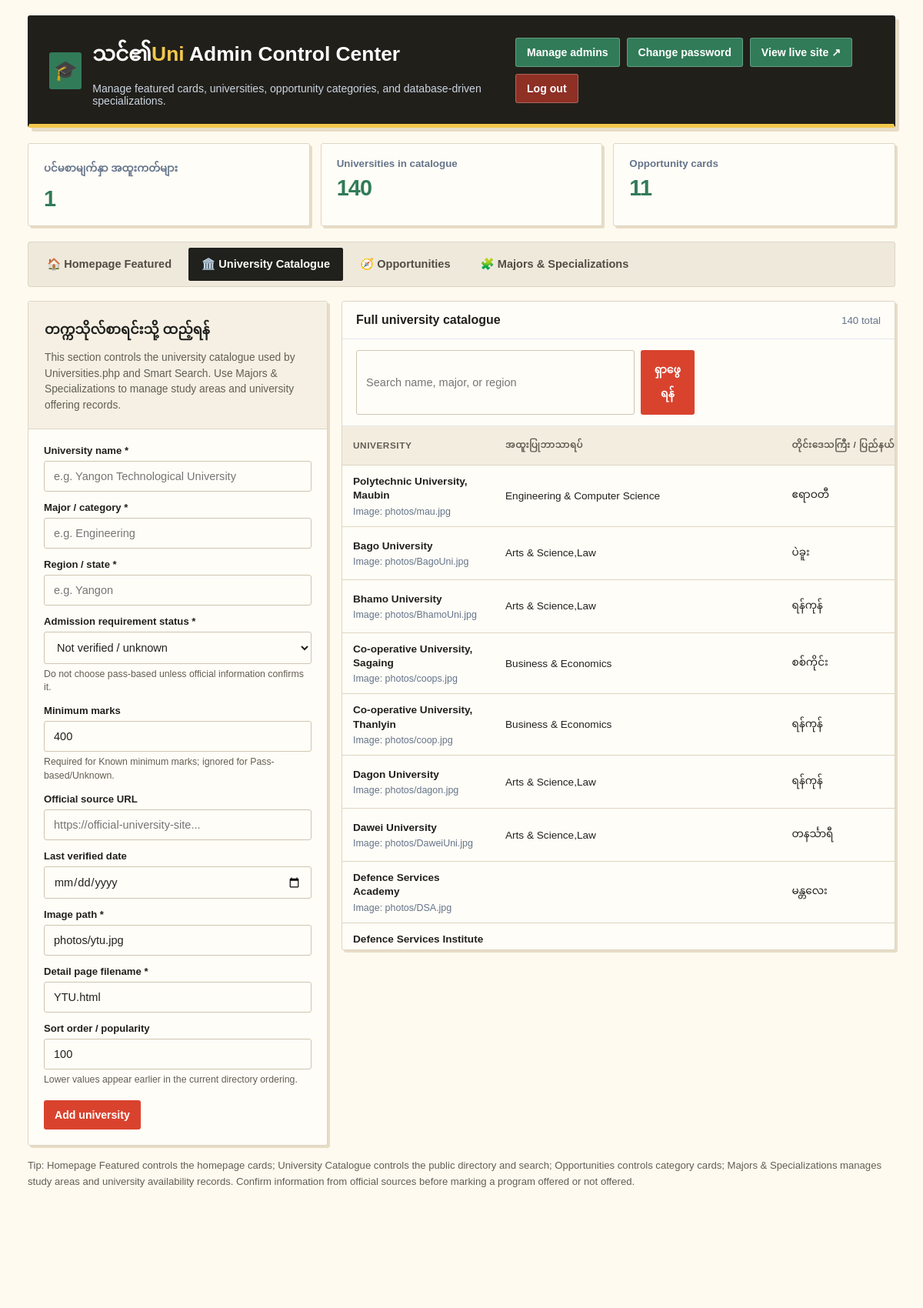
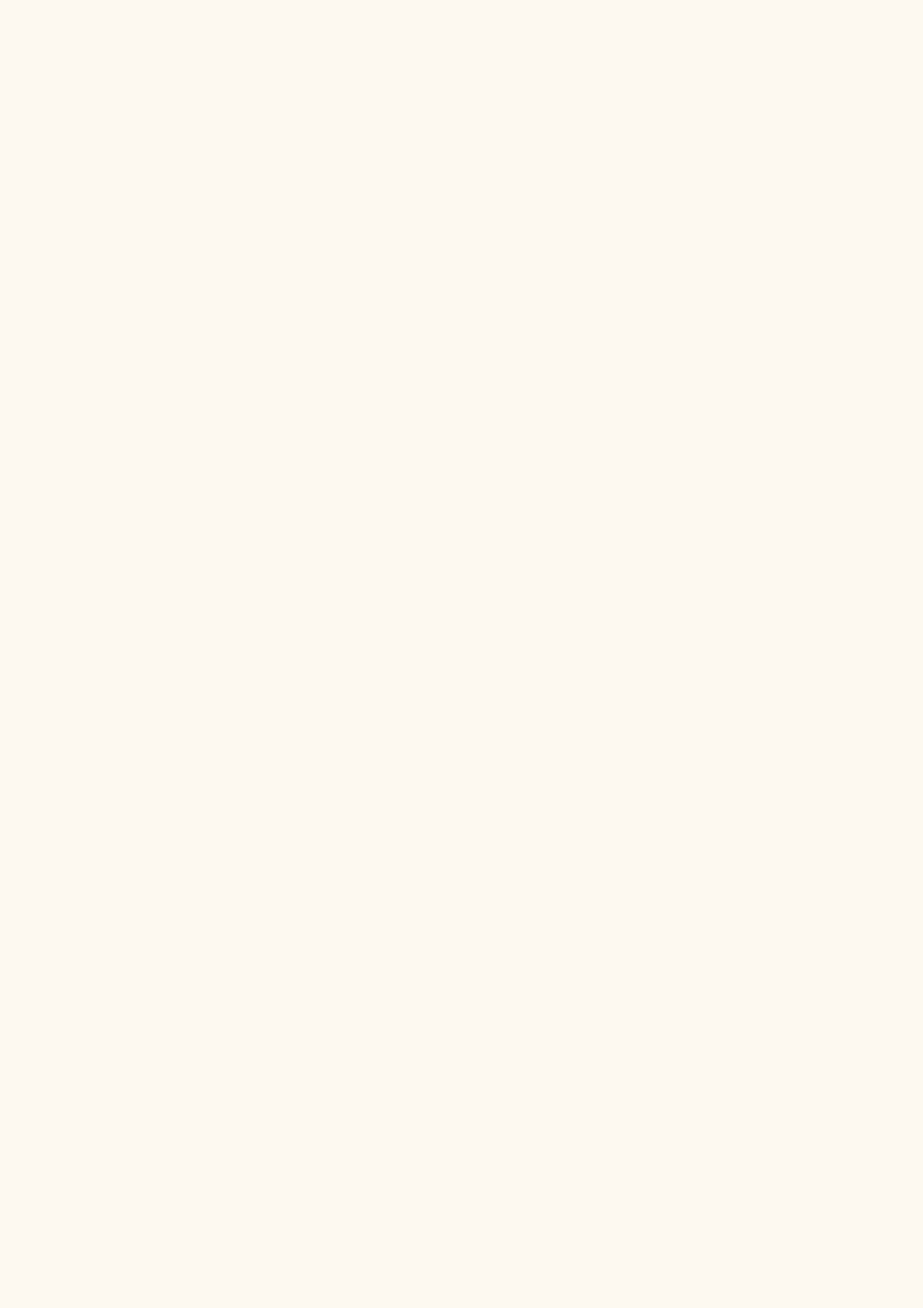
The app's page /admin_dashboard.php?tab=universities (signed in, upper part) with its own data (2 pictures, top to bottom).
### tables this page shows
CREATE TABLE uni (
  id INT NOT NULL AUTO_INCREMENT PRIMARY KEY,
  uni_name VARCHAR(255) NOT NULL,
  major VARCHAR(100) NOT NULL,
  region VARCHAR(100) NOT NULL,
  min_marks INT NOT NULL DEFAULT 0,
  admission_status ENUM('known','pass_based','unknown') NOT NULL DEFAULT 'unknown',
  image_path VARCHAR(255) NOT NULL,
  page VARCHAR(255) NOT NULL,
  popularity INT DEFAULT 100,
  source_url VARCHAR(500) DEFAULT NULL,
  last_verified_at DATE DEFAULT NULL,
  INDEX idx_uni_name (uni_name),
  INDEX idx_uni_major (major),
  INDEX idx_uni_region (region),
  INDEX idx_uni_admission (admission_status, min_marks)
);

### admin_dashboard.php (the view, shortened to what this page needs)
<?php
require_once __DIR__ . '/db.php';
$csrfToken = $_SESSION['admin_csrf_token'];
$catalogDb = null;
$opportunitiesReady = false;
try {
    $catalogDb = youruniPdo();
    $opportunitiesReady = true;
} catch (Throwable $e) {
    error_log('YourUni catalog database: ' . $e->getMessage());
    $catalogError = 'Could not connect to the shared YourUni database. Check that MySQL is running and that the shared YourUni database exists.';
}
$tab = (string)($_GET['tab'] ?? 'featured');
$editFeatured = null;
$featuredRows = [];
$stmt = mysqli_query($conn, 'SELECT * FROM courses ORDER BY id ASC');
if ($stmt) {
    while ($row = mysqli_fetch_assoc($stmt)) {
        $featuredRows[] = $row;
    }
}
$totalFeatured = count($featuredRows);
$universityRows = [];
$editUniversity = null;
$totalUniversities = 0;
$universitySearch = trim((string)($_GET['q'] ?? ''));
if ($catalogDb) {
    try {
        $totalUniversities = (int)$catalogDb->query('SELECT COUNT(*) FROM uni')->fetchColumn();
        if ($universitySearch !== '') {
            $searchStmt = $catalogDb->prepare('SELECT * FROM uni WHERE uni_name LIKE :q1 OR major LIKE :q2 OR region LIKE :q3 ORDER BY uni_name ASC LIMIT 250');
            $needle = '%' . $universitySearch . '%';
            $searchStmt->execute(['q1' => $needle, 'q2' => $needle, 'q3' => $needle]);
            $universityRows = $searchStmt->fetchAll();
        } else {
            $universityRows = $catalogDb->query('SELECT * FROM uni ORDER BY uni_name ASC LIMIT 250')->fetchAll();
        }
    } catch (Throwable $e) {
        error_log('YourUni university list: ' . $e->getMessage());
        $catalogError = 'The universities table could not be read. Check your imported youruni_complete.sql database.';
    }
}
$totalOpportunities = 0;
if ($catalogDb && $opportunitiesReady) {
    try {
        $opportunityRows = $catalogDb->query('SELECT * FROM opportunities ORDER BY sort_order ASC, title ASC')->fetchAll();
        $totalOpportunities = count($opportunityRows);
    } catch (Throwable $e) {
        error_log('YourUni opportunities list: ' . $e->getMessage());
    }
}
function adminH($value): string
{
    return htmlspecialchars((string)$value, ENT_QUOTES | ENT_SUBSTITUTE, 'UTF-8');
}
function adminValue(array $row, string $key, string $default = ''): string
{
    return adminH($row[$key] ?? $default);
}
function adminSelected(string $current, string $option): string
{
    return $current === $option ? ' selected' : '';
}
?>
<!DOCTYPE html>
<html lang="en">
<head>
    <link rel="stylesheet" href="assets/youruni-global.css">
        <link rel="stylesheet" href="assets/admin.css">
    </head>
    <body class="admin-dashboard-page">
<div class="shell">
    <header class="header">
        <div class="brand"><div class="brand-icon">🎓</div><div><h1>Your<span>Uni</span> Admin Control Center</h1><p class="subtitle">Manage featured cards, universities, opportunity categories, and database-driven specializations.</p></div></div>
        <div class="header-actions"><a href="admin_accounts.php">Manage admins</a><a href="change_password.php">Change password</a><a href="index.php" target="_blank" rel="noopener">View live site ↗</a><a class="logout" href="logout.php">Log out</a></div>
    </header>
    <section class="stats" aria-label="Content totals">
        <div class="stat"><small>Homepage featured cards</small><strong><?= (int)$totalFeatured ?></strong></div>
        <div class="stat"><small>Universities in catalogue</small><strong><?= (int)$totalUniversities ?></strong></div>
        <div class="stat"><small>Opportunity cards</small><strong><?= (int)$totalOpportunities ?></strong></div>
    </section>
    <nav class="tabs" aria-label="Admin sections">
        <a class="<?= $tab === 'featured' ? 'active' : '' ?>" href="admin_dashboard.php?tab=featured">🏠 Homepage Featured</a>
        <a class="<?= $tab === 'universities' ? 'active' : '' ?>" href="admin_dashboard.php?tab=universities">🏛️ University Catalogue</a>
        <a class="<?= $tab === 'opportunities' ? 'active' : '' ?>" href="admin_dashboard.php?tab=opportunities">🧭 Opportunities</a>
        <a class="<?= $tab === 'programs' ? 'active' : '' ?>" href="admin_dashboard.php?tab=programs">🧩 Majors & Specializations</a>
    </nav>
    <?php if ($tab === 'featured'): ?>
        <div class="layout">
            <section class="panel" id="editor">
                <div class="panel-head"><h2><?= $editFeatured ? 'Edit homepage card' : 'Add homepage featured card' ?></h2><p>Add a curated university pick here. These cards appear first on Home; the remaining slots are filled from the popularity-sorted university catalogue.</p></div>
                <div class="panel-body">
                    <form action="admin_dashboard.php?tab=featured#editor" method="POST" enctype="multipart/form-data">
                        <input type="hidden" name="csrf_token" value="<?= adminH($csrfToken) ?>"><input type="hidden" name="tab" value="featured"><input type="hidden" name="action" value="featured_save"><input type="hidden" name="id" value="<?= (int)($editFeatured['id'] ?? 0) ?>">
                        <div class="form-grid">
                            <div class="field"><label>Card / Program title *</label><input name="title" required maxlength="255" value="<?= adminValue($editFeatured ?? [], 'title') ?>" placeholder="e.g. Top Engineering Universities"></div>
                            <div class="field"><label>University name *</label><input name="university_name" required maxlength="255" value="<?= adminValue($editFeatured ?? [], 'university_name') ?>" placeholder="e.g. Yangon Technological University"></div>
                            <div class="field"><label>Major / category *</label><input name="major" required maxlength="100" value="<?= adminValue($editFeatured ?? [], 'major') ?>" placeholder="e.g. Engineering"></div>
                            <div class="field"><label>Region / state *</label><input name="zone" required maxlength="100" value="<?= adminValue($editFeatured ?? [], 'zone') ?>" placeholder="e.g. Yangon"></div>
                            <div class="field"><label>Minimum marks *</label><input type="number" name="min_marks" required min="0" max="1000" value="<?= adminValue($editFeatured ?? [], 'min_marks', '400') ?>"></div>
                            <div class="field"><label>Detail page link *</label><input name="page_link" required maxlength="255" value="<?= adminValue($editFeatured ?? [], 'page_link', 'YTU.html') ?>" placeholder="YTU.html"></div>
                            <div class="field"><label>Current image path or image URL</label><input name="image_url" maxlength="255" value="<?= adminValue($editFeatured ?? [], 'image_url', 'photos/default.jpg') ?>" placeholder="photos/ytu.jpg"><div class="helper">You can use an existing path from your photos folder, or upload a new image below.</div></div>
                            <div class="field"><label>Upload a new image (optional, max 5 MB)</label><input type="file" name="image_file" accept="image/jpeg,image/png,image/gif,image/webp"></div>
                        </div>
                        <div class="featured-preview-wrap" aria-live="polite">
                            <span class="preview-label">Homepage card preview</span>
                            <article class="uni-card featured-preview">
                                <img class="card-img" id="featured-preview-image" src="<?= adminValue($editFeatured ?? [], 'image_url', 'photos/default.jpg') ?>" alt="">
                                <div class="card-content"><div class="uni-info">
                                    <h5 id="featured-preview-university"><?= adminValue($editFeatured ?? [], 'university_name', 'University name') ?></h5>
                                    <p><span id="featured-preview-region"><?= adminValue($editFeatured ?? [], 'zone', 'Region') ?></span> · <span id="featured-preview-title"><?= adminValue($editFeatured ?? [], 'title', 'Featured title') ?></span></p>
                                    <span class="tag" id="featured-preview-major"><?= adminValue($editFeatured ?? [], 'major', 'Study field') ?></span>
                                    <span class="preview-marks">Minimum marks: <strong id="featured-preview-marks"><?= adminValue($editFeatured ?? [], 'min_marks', '400') ?></strong></span>
                                </div></div>
                            </article>
                            <p class="helper">Featured cards appear first in the homepage university section. The remaining catalogue universities follow them.</p>
                        </div>
                        <div class="form-actions"><button class="btn btn-primary" type="submit"><?= $editFeatured ? 'Save changes' : 'Add featured card' ?></button><?php if ($editFeatured): ?><a class="btn btn-secondary" href="admin_dashboard.php?tab=featured#editor">Cancel edit</a><?php endif; ?></div>
                    </form>
                </div>
            </section>
            <section class="panel table-panel">
                <div class="table-toolbar"><h3>Homepage featured cards</h3><span class="count"><?= count($featuredRows) ?> records</span></div>
                <div class="table-scroll"><table><thead><tr><th>Image</th><th>Title / university</th><th>Major</th><th>Region</th><th>Marks</th><th>Actions</th></tr></thead><tbody>
                <?php if (!$featuredRows): ?><tr><td colspan="6" class="empty">No homepage cards yet. Use the form to add one.</td></tr><?php endif; ?>
                <?php foreach ($featuredRows as $row): ?><tr><td><img class="thumb" src="<?= adminH($row['image_url'] ?: 'photos/default.jpg') ?>" alt=""></td><td><div class="primary-text"><?= adminH($row['title']) ?></div><span class="secondary-text"><?= adminH($row['university_name']) ?></span></td><td><?= adminH($row['major']) ?></td><td><?= adminH($row['zone']) ?></td><td><?= (int)$row['min_marks'] ?></td><td><div class="actions"><a class="btn btn-secondary btn-small" href="admin_dashboard.php?tab=featured&edit_id=<?= (int)$row['id'] ?>#editor">Edit</a><form class="inline-form" method="POST" action="admin_dashboard.php?tab=featured"><input type="hidden" name="csrf_token" value="<?= adminH($csrfToken) ?>"><input type="hidden" name="tab" value="featured"><input type="hidden" name="action" value="featured_delete"><input type="hidden" name="id" value="<?= (int)$row['id'] ?>"><button class="btn btn-danger btn-small" onclick="return confirm('Delete this homepage card?')">Delete</button></form></div></td></tr><?php endforeach; ?>
                </tbody></table></div>
            </section>
        </div>
    <?php elseif ($tab === 'universities'): ?>
        <div class="layout">
            <section class="panel" id="editor">
                <div class="panel-head"><h2><?= $editUniversity ? 'Edit catalogue university' : 'Add to university catalogue' ?></h2><p>This section controls the university catalogue used by Universities.php and Smart Search. Use Majors & Specializations to manage study areas and university offering records.</p></div>
                <div class="panel-body">
                    <?php if (!$catalogDb): ?><p class="helper">Import <code>youruni_complete.sql</code> and check the shared YourUni database connection before editing catalogue records.</p><?php else: ?>
                    <form action="admin_dashboard.php?tab=universities#editor" method="POST">
                        <div class="form-grid">
                            <div class="field"><label>University name *</label><input name="uni_name" required maxlength="255" value="<?= adminValue($editUniversity ?? [], 'uni_name') ?>" placeholder="e.g. Yangon Technological University"></div>
                            <div class="field"><label>Major / category *</label><input name="uni_major" required maxlength="100" value="<?= adminValue($editUniversity ?? [], 'major') ?>" placeholder="e.g. Engineering"></div>
                            <div class="field"><label>Region / state *</label><input name="region" required maxlength="100" value="<?= adminValue($editUniversity ?? [], 'region') ?>" placeholder="e.g. Yangon"></div>
                            <div class="field"><label>Admission requirement status *</label><select name="admission_status" required><option value="unknown"<?= adminSelected((string)($editUniversity['admission_status'] ?? 'unknown'), 'unknown') ?>>Not verified / unknown</option></select><div class="helper">Do not choose pass-based unless official information confirms it.</div></div>
                            <div class="field"><label>Minimum marks</label><input type="number" name="uni_min_marks" min="0" max="1000" value="<?= adminValue($editUniversity ?? [], 'min_marks', '400') ?>"><div class="helper">Required for Known minimum marks; ignored for Pass-based/Unknown.</div></div>
                            <div class="field"><label>Official source URL</label><input type="url" name="source_url" maxlength="500" value="<?= adminValue($editUniversity ?? [], 'source_url') ?>" placeholder="https://official-university-site..."></div>
                            <div class="field"><label>Last verified date</label><input type="date" name="last_verified_at" value="<?= adminValue($editUniversity ?? [], 'last_verified_at') ?>"></div>
                            <div class="field"><label>Image path *</label><input name="image_path" required maxlength="255" value="<?= adminValue($editUniversity ?? [], 'image_path', 'photos/ytu.jpg') ?>" placeholder="photos/ytu.jpg"></div>
                            <div class="field"><label>Detail page filename *</label><input name="uni_page" required maxlength="255" value="<?= adminValue($editUniversity ?? [], 'page', 'YTU.html') ?>" placeholder="YTU.html"></div>
                            <div class="field"><label>Sort order / popularity</label><input type="number" name="popularity" min="0" value="<?= adminValue($editUniversity ?? [], 'popularity', '100') ?>"><div class="helper">Lower values appear earlier in the current directory ordering.</div></div>
                        </div>
                        <div class="form-actions"><button class="btn btn-primary" type="submit"><?= $editUniversity ? 'Save university changes' : 'Add university' ?></button></div>
                    </form><?php endif; ?>
                </div>
            </section>
            <section class="panel table-panel">
                <div class="table-toolbar"><h3>Full university catalogue</h3><span class="count"><?= (int)$totalUniversities ?> total</span></div>
                <div class="mobile-search"><form class="search-form" action="admin_dashboard.php" method="GET"><input name="q" value="<?= adminH($universitySearch) ?>" placeholder="Search name, major, or region"><button class="btn btn-primary" type="submit">Search</button></form></div>
                <div class="table-scroll"><table><thead><tr><th>University</th><th>Major</th><th>Region</th><th>Marks</th><th>Detail page</th><th>Actions</th></tr></thead><tbody>
                <?php foreach ($universityRows as $row): ?><tr><td><div class="primary-text"><?= adminH($row['uni_name']) ?></div><span class="secondary-text">Image: <?= adminH($row['image_path']) ?></span></td><td><?= adminH($row['major']) ?></td><td><?= adminH($row['region']) ?></td></tr><?php endforeach; ?>
                </tbody></table></div>
            </section>
        </div>
    <?php endif; ?>
    <p class="tip">Tip: Homepage Featured controls the homepage cards; University Catalogue controls the public directory and search; Opportunities controls category cards; Majors & Specializations manages study areas and university availability records. Confirm information from official sources before marking a program offered or not offered.</p>
</div>
</body>
</html>

### records on screen
uni: uni_name "Polytechnic University, Maubin", image_path "photos/mau.jpg", major "Engineering & Computer Science", region "ဧရာဝတီ"
uni: uni_name "Bago University", image_path "photos/BagoUni.jpg", major "Arts & Science,Law", region "ပဲခူး"
uni: uni_name "Bhamo University", image_path "photos/BhamoUni.jpg", major "Arts & Science,Law", region "ရန်ကုန်"
uni: uni_name "Co-operative University, Sagaing", image_path "photos/coops.jpg", major "Business & Economics", region "စစ်ကိုင်း"
uni: uni_name "Co-operative University, Thanlyin", image_path "photos/coop.jpg", major "Business & Economics", region "ရန်ကုန်"
uni: uni_name "Dagon University", image_path "photos/dagon.jpg", major "Arts & Science,Law", region "ရန်ကုန်"
uni: uni_name "Dawei University", image_path "photos/DaweiUni.jpg", major "Arts & Science,Law", region "တနင်္သာရီ"
uni: uni_name "Defence Services Academy", image_path "photos/DSA.jpg", region "မန္တလေး"
uni: uni_name "Defence Services Institute…"

### other values on screen
$totalFeatured "1"
$totalUniversities "140"
$totalOpportunities "11"
